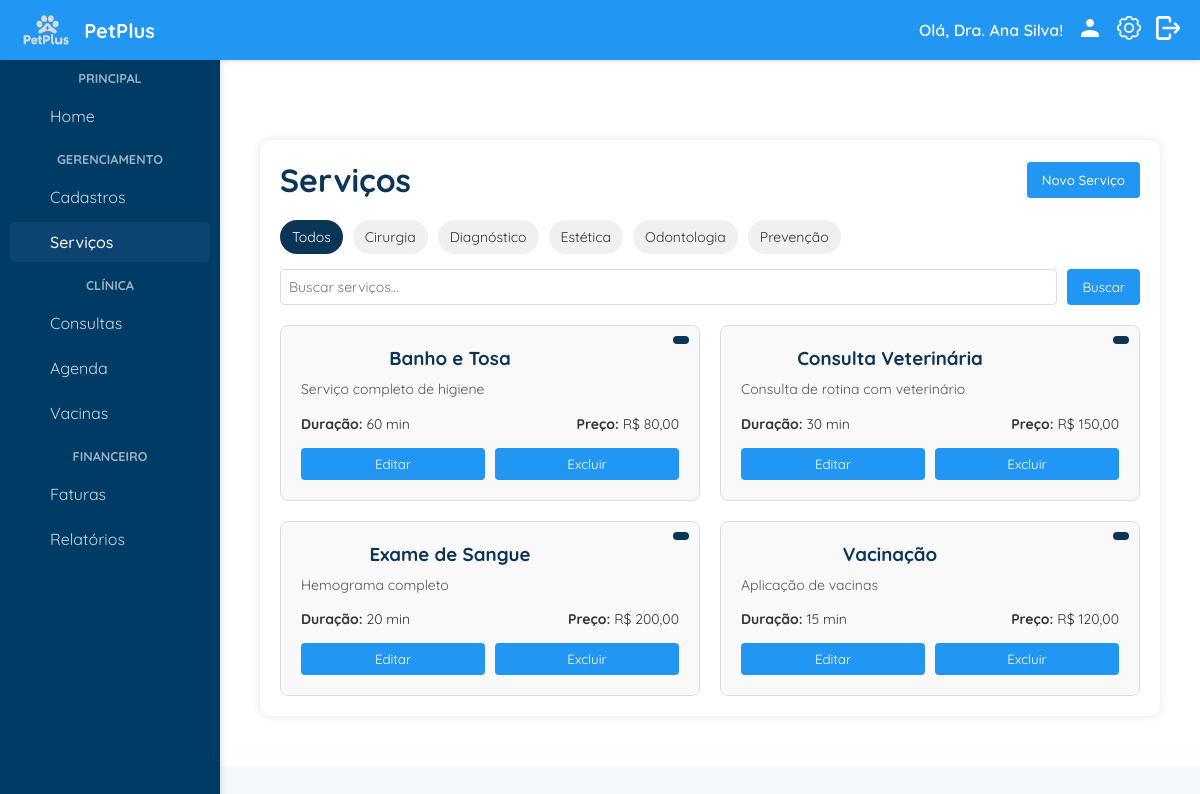
/servicos/servicos.php (signed in), run on the app's committed database.
### tables this page shows
CREATE TABLE Servicos (
    id_servico INT AUTO_INCREMENT PRIMARY KEY,
    nome VARCHAR(255) NOT NULL,
    descricao TEXT,
    preco DECIMAL(10, 2) NOT NULL,
    duracao INT NOT NULL COMMENT 'Duração em minutos',
    categoria VARCHAR(100) NOT NULL,  
    status_s VARCHAR(50) DEFAULT 'ativo',  
    data_criacao TIMESTAMP DEFAULT CURRENT_TIMESTAMP,
    data_atualizacao TIMESTAMP DEFAULT CURRENT_TIMESTAMP ON UPDATE CURRENT_TIMESTAMP
);

### servicos/servicos.php (the view, shortened to what this page needs)
<?php
require_once('../includes/header.php');
require_once('../includes/sidebar.php');
$conn = conecta_db();
$categoriasEstaticas = [
    'Prevenção',
    'Estética',
    'Diagnóstico',
    'Cirurgia',
    'Odontologia',
];
sort($categoriasEstaticas);
$servicos = [];
$sql = "SELECT id_servico, nome, descricao, preco, duracao, categoria, status_s FROM Servicos ORDER BY nome";
$result = $conn->query($sql);
if ($result) {
    if ($result->num_rows > 0) {
        while ($row = $result->fetch_assoc()) {
            $servicos[] = $row;
        }
    }
} else {
    error_log("Erro ao buscar serviços: " . $conn->error);
    $mensagem = "Erro ao carregar serviços do banco de dados.";
    $tipo_mensagem = "erro";
}
$categoriaFiltro = $_GET['categoria'] ?? '';
$termoBusca = $_GET['busca'] ?? '';
?>
<div class="container">
    <div class="card">
        <div class="header-card">
            <h1>Serviços</h1>
            <button class="btn-novo" onclick="abrirModalServico()">Novo Serviço</button>
        </div>
        <div class="filtro-container">
            <div class="categorias-filtro">
                <a href="servicos.php" class="categoria-item <?php echo empty($categoriaFiltro) ? 'ativo' : ''; ?>">Todos</a>
                <?php foreach ($categoriasEstaticas as $categoria):  ?>
                    <a href="?categoria=<?php echo urlencode($categoria); ?>" class="categoria-item <?php echo $categoriaFiltro === $categoria ? 'ativo' : ''; ?>">
                        <?php echo htmlspecialchars($categoria); ?>
                    </a>
                <?php endforeach; ?>
            </div>
            <form action="" method="GET" class="form-busca">
                <input type="text" name="busca" placeholder="Buscar serviços..." value="<?php echo htmlspecialchars($termoBusca); ?>">
                <button type="submit" class="btn-buscar">Buscar</button>
            </form>
        </div>
        <div class="servicos-grid">
            <?php if (empty($servicos)): ?>
                <div class="mensagem-vazia">
                    <p>Nenhum serviço encontrado.</p>
                </div>
            <?php else: ?>
                <?php foreach ($servicos as $servico): ?>
                    <div class="servico-card">
                        <div class="servico-categoria"><?php echo isset($servico['categoria']) ? htmlspecialchars($servico['categoria']) : 'N/A'; ?></div>
                        <h3><?php echo htmlspecialchars($servico['nome']); ?></h3>
                        <p class="servico-descricao"><?php echo htmlspecialchars($servico['descricao']); ?></p>
                        <div class="servico-detalhes">
                            <span><strong>Duração:</strong> <?php echo htmlspecialchars($servico['duracao']); ?> min</span>
                            <span><strong>Preço:</strong> R$ <?php echo number_format($servico['preco'], 2, ',', '.'); ?></span>
                        </div>
                        <div class="servico-acoes">
                            <button class="btn-editar" onclick="abrirModalServico(<?php echo htmlspecialchars($servico['id_servico']); ?>)">Editar</button>
                            <button class="btn-excluir" onclick="confirmarExclusao(<?php echo htmlspecialchars($servico['id_servico']); ?>)">Excluir</button>
                        </div>
                    </div>
                <?php endforeach; ?>
            <?php endif; ?>
        </div>
    </div>
</div>
</body>
</html>

### includes/temas.css (style rules this page uses)
.tema-claro { --cor-fundo: #f6f9fc; --cor-texto: #333; --cor-primaria: #2196f3; --cor-secundaria: #0b3556; --cor-borda: #ddd; --cor-fundo-card: #fff; --cor-fundo-header: #2196f3; --cor-texto-header: #fff; }
body { background-color: var(--cor-fundo); color: var(--cor-texto); }
.container, .conteudo { background-color: var(--cor-fundo-card) !important; border-color: var(--cor-borda) !important; }
button, .btn-primary, .botao { background-color: var(--cor-primaria) !important; color: #fff !important; }

### includes/global.css (style rules this page uses)
* { margin: 0; padding: 0; box-sizing: border-box; font-family: "Quicksand", sans-serif; }
body { background-color: #f6f9fc; padding-top: 60px; }
.container { margin-left: 220px; padding: 20px; transition: margin-left 0.3s; }
.card { background-color: #ffffff; padding: 30px; border-radius: 10px; box-shadow: 0 2px 8px rgba(0, 0, 0, 0.1); max-width: 900px; margin: 0 auto 30px; }
h1, h2, h3 { color: #003b66; text-align: center; margin-bottom: 20px; }
input, select, textarea { width: 100%; padding: 10px; border-radius: 6px; border: 1px solid #ccc; font-size: 14px; box-sizing: border-box; }

### servicos/servicos.php (style rules this page uses)
.container { margin-left: 220px; padding: 80px 30px 30px; transition: margin-left 0.3s; }
.card { background-color: white; border-radius: 10px; box-shadow: 0 0 10px rgba(0,0,0,0.1); padding: 20px; margin-bottom: 20px; }
.header-card { display: flex; justify-content: space-between; align-items: center; margin-bottom: 20px; }
h1 { color: #0b3556; margin: 0; }
.btn-novo { background-color: #0b3556; color: white; border: none; border-radius: 4px; padding: 10px 15px; cursor: pointer; font-weight: 500; }
.filtro-container { margin-bottom: 20px; }
.categorias-filtro { display: flex; flex-wrap: wrap; gap: 10px; margin-bottom: 15px; }
.categoria-item { padding: 8px 12px; background-color: #f0f0f0; color: #333; border-radius: 20px; text-decoration: none; font-size: 14px; transition: background-color 0.2s; }
.categoria-item.ativo { background-color: #0b3556; color: white; }
.form-busca { display: flex; gap: 10px; }
.form-busca input { flex: 1; padding: 8px; border: 1px solid #ddd; border-radius: 4px; }
.btn-buscar { background-color: #0b3556; color: white; border: none; border-radius: 4px; padding: 8px 15px; cursor: pointer; }
.servicos-grid { display: grid; grid-template-columns: repeat(auto-fill, minmax(300px, 1fr)); gap: 20px; }
.servico-card { border: 1px solid #ddd; border-radius: 8px; padding: 20px; position: relative; background-color: #f9f9f9; transition: transform 0.2s, box-shadow 0.2s; }
.servico-categoria { position: absolute; top: 10px; right: 10px; background-color: #0b3556; color: white; padding: 4px 8px; border-radius: 4px; font-size: 12px; }
.servico-card h3 { margin: 0 0 10px 0; color: #0b3556; padding-right: 80px; }
.servico-descricao { margin: 0 0 15px 0; color: #555; font-size: 14px; line-height: 1.4; }
.servico-detalhes { display: flex; justify-content: space-between; margin-bottom: 15px; font-size: 14px; }
.servico-acoes { display: flex; gap: 10px; }
.btn-editar, .btn-excluir { padding: 8px 12px; border: none; border-radius: 4px; cursor: pointer; flex: 1; text-align: center; }
.btn-editar { background-color: #0b3556; color: white; }
.btn-excluir { background-color: #f44336; color: white; }

### data on the page
servicos: nome "Banho e Tosa", descricao "Serviço completo de higiene", duracao "60", preco "80,00"
servicos: nome "Consulta Veterinária", descricao "Consulta de rotina com veterinário", duracao "30", preco "150,00"
servicos: nome "Exame de Sangue", descricao "Hemograma completo", duracao "20", preco "200,00"
servicos: nome "Vacinação", descricao "Aplicação de vacinas", duracao "15", preco "120,00"

### other printed values
$nomeUsuario "Dra. Ana Silva"
$categoria "Cirurgia"
$categoria "Diagnóstico"
$categoria "Estética"
$categoria "Odontologia"
$categoria "Prevenção"
